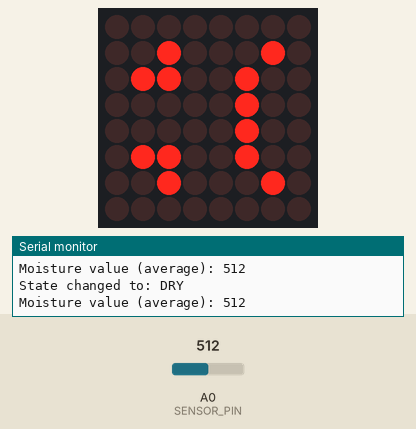
Recording of a program running on a simulated Arduino Pro Mini, built with avr-gcc and run on an emulated ATmega328P. Parts: 8×8 LED matrix, the last lines printed to the serial monitor. Inputs (shaded band) come from the test bench; at power-on: A0 (SENSOR_PIN) = 512.

Above: at 2.2 s.
2.3 s: A0 (SENSOR_PIN) set to 477
5.7 s: A0 (SENSOR_PIN) set to 448
At 6.3 s:
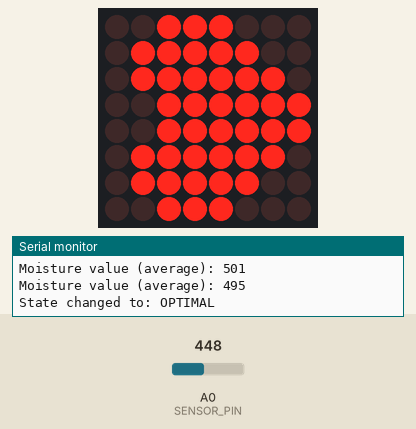
At 7.8 s:
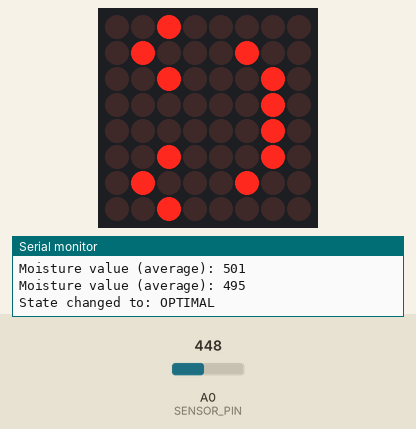
Timing chart, 0 to 9.3 s (numbered marks = the images above; inputs shaded):
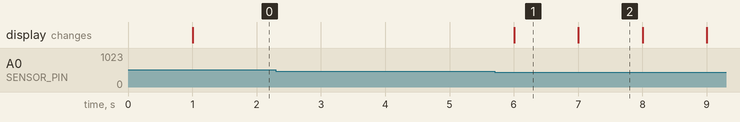

The program:

main.cpp
```cpp
// SoilMate for the Arduino Pro Mini: shows the plant's mood on an 8x8 LED matrix.
// Ported from the original SoilMate sketch (Wi-Fi and web server removed).
//
// Wiring:
//   Matrix DIN -> D4    Matrix CS -> D5    Matrix CLK -> D6
//   Sensor AOUT -> A0   VCC -> 5V, GND -> GND on both
//
// D10 to D13 are left free for the ISP programmer.

#include <Arduino.h>
#include <MD_MAX72XX.h>

const uint8_t DATA_PIN = 4;
const uint8_t CS_PIN = 5;
const uint8_t CLK_PIN = 6;
const uint8_t SENSOR_PIN = A0;

// 0 (dimmest) to 15. The power estimates in the README assume 1.
const uint8_t BRIGHTNESS = 1;

// Raw 10-bit readings (0-1023). The capacitive sensor reads higher when drier.
// These are the original sketch's 3000/1500 thresholds converted by voltage;
// calibrate them with the values printed on the serial monitor.
const int DRY_ABOVE = 495;
const int WET_BELOW = 247;

const uint8_t SAMPLE_COUNT = 10;
const unsigned long SAMPLE_INTERVAL_MS = 1000;

const unsigned long BLINK_EVERY_MS = 60000;     // happy: blink
const unsigned long TONGUE_EVERY_MS = 3600000;  // happy: tongue out
const unsigned long ANGRY_EVERY_MS = 120000;    // dry or wet: angry flash
const uint8_t HEART_STEPS = 10;                 // seconds of heart after being watered

// Software SPI, so the matrix can sit on any three digital pins.
MD_MAX72XX mx(MD_MAX72XX::FC16_HW, DATA_PIN, CLK_PIN, CS_PIN, 1);

const uint8_t SMILE[8] = {
  0b00100000,
  0b01000100,
  0b00100010,
  0b00000010,
  0b00000010,
  0b00100010,
  0b01000100,
  0b00100000
};

const uint8_t SMILE2[8] = {
  0b01000000,
  0b10000000,
  0b01001100,
  0b00001010,
  0b00001010,
  0b01001100,
  0b10000000,
  0b01000000
};

const uint8_t TONGUE[8] = {
  0b01000000,
  0b10001000,
  0b01000110,
  0b00000110,
  0b00000100,
  0b01000100,
  0b10001000,
  0b01000000
};

const uint8_t HEART[8] = {
  0b00111000,
  0b01111100,
  0b01111110,
  0b00111111,
  0b00111111,
  0b01111110,
  0b01111100,
  0b00111000
};

const uint8_t SAD_FACE[8] = {
  0b00000000,
  0b00100010,
  0b01100100,
  0b00000100,
  0b00000100,
  0b01100100,
  0b00100010,
  0b00000000
};

const uint8_t ANGRY_FACE[8] = {
  0b00000000,
  0b01000010,
  0b00100100,
  0b00000100,
  0b00000100,
  0b00100100,
  0b01000010,
  0b00000000
};

enum Mood { DRY, OPTIMAL, WET };

Mood mood = OPTIMAL;

int samples[SAMPLE_COUNT];
uint8_t sampleIndex = 0;
unsigned long lastSampleAt = 0;

unsigned long lastBlinkAt = 0;
unsigned long lastTongueAt = 0;
unsigned long lastAngryAt = 0;

bool animating = false;
unsigned long animationStartedAt = 0;
unsigned long animationDuration = 0;

uint8_t heartStepsLeft = 0;
unsigned long lastHeartStepAt = 0;

void show(const uint8_t* pattern) {
  for (uint8_t row = 0; row < 8; row++) {
    mx.setRow(0, row, pattern[row]);
  }
}

const uint8_t* restingFace() {
  return mood == OPTIMAL ? SMILE : SAD_FACE;
}

void playAnimation(const uint8_t* pattern, unsigned long duration, unsigned long now) {
  show(pattern);
  animating = true;
  animationStartedAt = now;
  animationDuration = duration;
}

int averageMoisture() {
  long sum = 0;
  for (uint8_t i = 0; i < SAMPLE_COUNT; i++) {
    sum += samples[i];
  }
  return sum / SAMPLE_COUNT;
}

Mood moodFor(int moisture) {
  if (moisture > DRY_ABOVE) return DRY;
  if (moisture < WET_BELOW) return WET;
  return OPTIMAL;
}

const char* moodName(Mood m) {
  return m == DRY ? "DRY" : (m == WET ? "WET" : "OPTIMAL");
}

void setup() {
  Serial.begin(115200);

  mx.begin();
  mx.control(MD_MAX72XX::INTENSITY, BRIGHTNESS);
  mx.clear();

  for (uint8_t i = 0; i < SAMPLE_COUNT; i++) {
    samples[i] = analogRead(SENSOR_PIN);
    delay(100);
  }

  show(SMILE);
}

void loop() {
  unsigned long now = millis();

  // Heart celebration: alternates heart and smile, pausing everything else.
  if (heartStepsLeft > 0) {
    if (now - lastHeartStepAt >= 1000) {
      lastHeartStepAt = now;
      heartStepsLeft--;
      if (heartStepsLeft == 0) {
        show(restingFace());
      } else {
        show(heartStepsLeft % 2 ? SMILE : HEART);
      }
    }
    return;
  }

  if (animating && now - animationStartedAt >= animationDuration) {
    animating = false;
    show(restingFace());
  }

  if (now - lastSampleAt >= SAMPLE_INTERVAL_MS) {
    lastSampleAt = now;

    samples[sampleIndex] = analogRead(SENSOR_PIN);
    sampleIndex = (sampleIndex + 1) % SAMPLE_COUNT;

    int moisture = averageMoisture();
    Serial.print(F("Moisture value (average): "));
    Serial.println(moisture);

    Mood newMood = moodFor(moisture);
    if (newMood != mood) {
      bool wasDry = mood == DRY;
      mood = newMood;
      Serial.print(F("State changed to: "));
      Serial.println(moodName(mood));

      animating = false;
      lastBlinkAt = now;
      lastTongueAt = now;
      lastAngryAt = now;

      if (wasDry) {
        heartStepsLeft = HEART_STEPS;
        lastHeartStepAt = now;
        show(HEART);
        return;
      }
      show(restingFace());
    }
  }

  if (animating) return;

  if (mood == OPTIMAL) {
    if (now - lastBlinkAt > BLINK_EVERY_MS) {
      lastBlinkAt = now;
      playAnimation(SMILE2, 5000, now);
    } else if (now - lastTongueAt > TONGUE_EVERY_MS) {
      lastTongueAt = now;
      playAnimation(TONGUE, 4000, now);
    }
  } else if (now - lastAngryAt > ANGRY_EVERY_MS) {
    lastAngryAt = now;
    playAnimation(ANGRY_FACE, 5000, now);
  }
}
```

Measured:
- the behaviour switches between 459 and 458 on A0 (SENSOR_PIN) (found by bisection; images 0 and 1)
- what the display in image 1 shows lasts 1.0 s, from 6.0 s to 7.0 s
